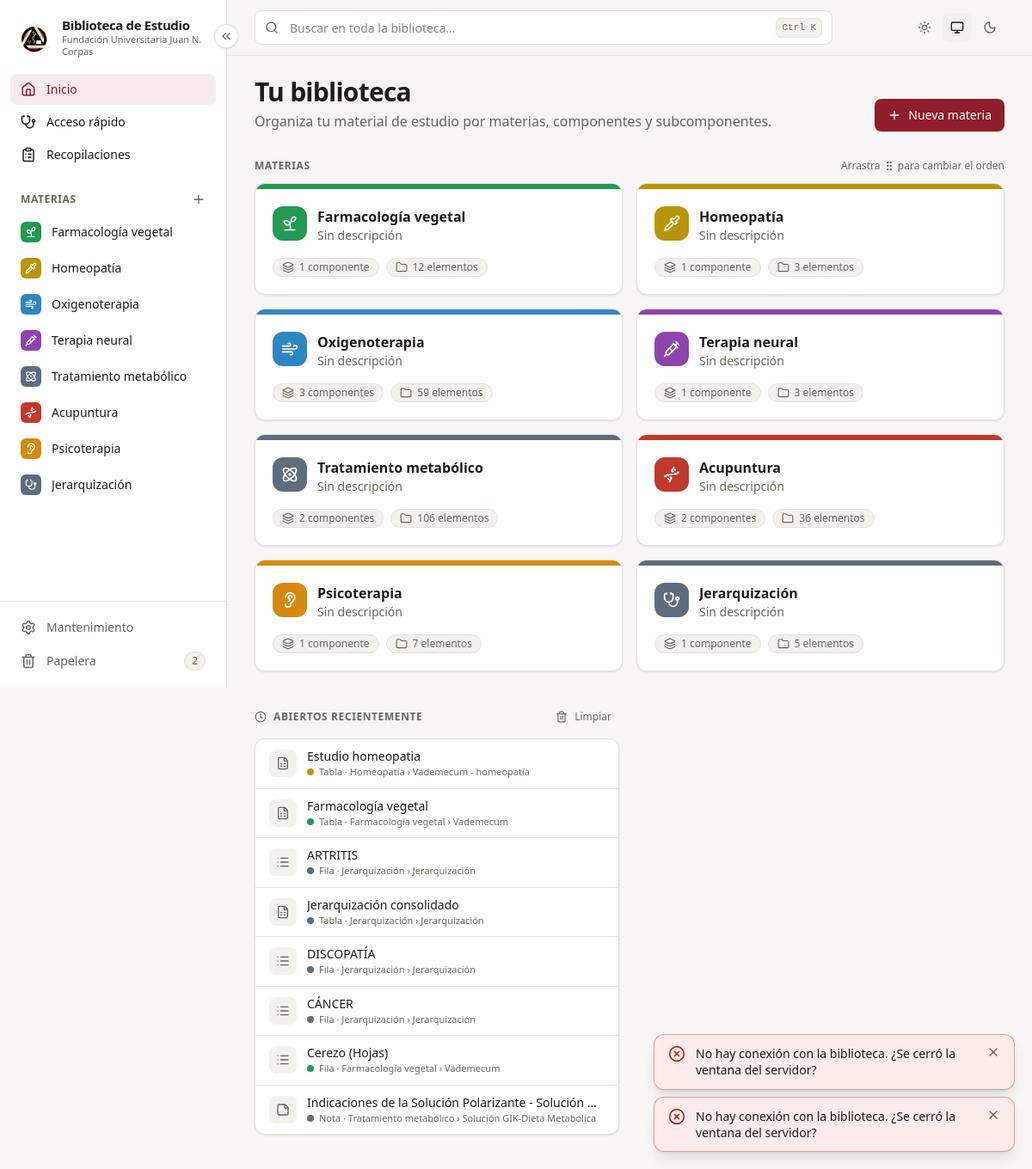
The page / on the database its author committed.
### tables this page shows
CREATE TABLE materias (
        id           INTEGER PRIMARY KEY,
        nombre       TEXT    NOT NULL,
        slug         TEXT    NOT NULL,
        descripcion  TEXT    NOT NULL DEFAULT '',
        color        TEXT    NOT NULL,
        icono        TEXT    NOT NULL,
        orden        INTEGER NOT NULL DEFAULT 0,
        archivada    INTEGER NOT NULL DEFAULT 0,
        papelera_id  INTEGER,
        creado       TEXT    NOT NULL,
        actualizado  TEXT    NOT NULL
    );

CREATE TABLE recientes (
        tipo    TEXT    NOT NULL,      -- tabla | fila | pdf | imagen | nota
        ref_id  INTEGER NOT NULL,
        visto   TEXT    NOT NULL,
        PRIMARY KEY (tipo, ref_id)
    );

### app/routers/paginas.py (the view)
@router.get("/")
def inicio(request: Request, con: sqlite3.Connection = Depends(obtener_db)):
    from ..services import favoritos as fav
    from ..services import imagenes, pdfs
    return pagina(request, con, "paginas/inicio.html",
                  materias=bib.listar_materias(con), archivadas=bib.listar_materias(con, archivadas=True),
                  recientes=fav.recientes(con, 8), favoritos=fav.favoritos(con, 12),
                  ocr_paginas=pdfs.ocr_pendiente_total(con), ocr_imagenes=imagenes.ocr_pendientes(con))

### app/templates/paginas/inicio.html (shortened to what this page needs)
{% extends "base.html" %}
{% from "macros.html" import icono, ficha_materia, vacio, boton_modal, plural %}
{% block contenido %}
<div class="mb-8 flex flex-wrap items-end justify-between gap-4">
  <div>
    <h1 class="text-2xl font-bold tracking-tight sm:text-3xl">Tu biblioteca</h1>
    <p class="mt-1 text-tenue">Organiza tu material de estudio por materias, componentes y subcomponentes.</p>
  </div>
  {% if materias %}{{ boton_modal("/materias/nueva", "Nueva materia") }}{% endif %}
</div>
{% if not materias and not archivadas %}
  {% call vacio("graduation-cap", "Aún no hay materias. Crea la primera",
               "Una materia agrupa todo lo de una asignatura (por ejemplo Anatomía o Farmacología). Dentro podrás crear componentes como «Parcial 1» o «Atlas» y cargar Excel, PDF, imágenes y notas.") %}
    {{ boton_modal("/materias/nueva", "Crear la primera materia") }}
  {% endcall %}
{% else %}
  <section aria-labelledby="t-materias">
    <div class="mb-3 flex items-center justify-between">
      <h2 id="t-materias" class="titulo-seccion">Materias</h2>
      {% if materias|length > 1 %}<p class="hidden text-xs text-tenue sm:block">Arrastra {{ icono("grip-vertical", "inline size-3.5 -mt-0.5") }} para cambiar el orden</p>{% endif %}
    </div>
    {% if materias %}
    <ul class="grid gap-4 sm:grid-cols-2 xl:grid-cols-3 2xl:grid-cols-4" x-data="ordenable" data-url="/materias/orden">
      {% for m in materias %}
      <li data-id="{{ m.id }}" class="tarjeta group relative flex flex-col overflow-hidden transition hover:-translate-y-0.5 hover:border-borde-fuerte">
        <span class="h-1.5 w-full" style="background: {{ m.color_hex }}"></span>
        <div class="flex flex-1 flex-col gap-3 p-5">
          <div class="flex items-start gap-3">
            {{ ficha_materia(m) }}
            <div class="min-w-0 flex-1">
              <h3 class="truncate text-base font-semibold"><a href="/materias/{{ m.id }}" class="after:absolute after:inset-0">{{ m.nombre }}</a></h3>
              <p class="line-clamp-2 text-sm text-tenue">{{ m.descripcion or "Sin descripción" }}</p>
            </div>
          </div>
          <div class="mt-auto flex flex-wrap gap-2 pt-1">
            <span class="chip">{{ icono("layers", "size-3.5") }}{{ plural(m.num_componentes, "componente", "componentes") }}</span>
            <span class="chip">{{ icono("folder", "size-3.5") }}{{ plural(m.num_elementos, "elemento", "elementos") }}</span>
          </div>
        </div>
      </li>
      {% endfor %}
    </ul>
    {% else %}
      <p class="rounded-xl border border-dashed border-borde-fuerte p-6 text-center text-sm text-tenue">Todas tus materias están archivadas.</p>
    {% endif %}
  </section>
  {% if recientes or favoritos %}
  <div class="mt-10 grid gap-6 lg:grid-cols-2">
    {% for titulo_seccion, ic, lista, vacio_txt in [("Abiertos recientemente", "clock", recientes, ""), ("Favoritos", "star", favoritos, "")] %}
    {% if lista %}
    <section>
      <div class="mb-3 flex items-center justify-between gap-2">
        <h2 class="titulo-seccion flex items-center gap-2">{{ icono(ic, "size-3.5") }}{{ titulo_seccion }}</h2>
        {% set ruta, pregunta = ("/recientes/limpiar", "¿Limpiar la lista de abiertos recientemente?") if ic == "clock"
                                else ("/favoritos/limpiar", "¿Quitar todos los favoritos?") %}
        <button type="button" class="btn-fantasma -my-1 px-2 py-1 text-xs" hx-post="{{ ruta }}"
                hx-confirm="{{ pregunta }} Los documentos no se borran." data-confirmar-boton="Limpiar">
          {{ icono("trash-2", "size-3.5") }}Limpiar</button>
      </div>
      <ul class="tarjeta divide-y divide-borde overflow-hidden">
        {% for e in lista %}
        <li><a href="{{ e.url }}" class="flex items-center gap-3 px-4 py-2.5 hover:bg-superficie-2/70">
          <span class="grid size-8 shrink-0 place-items-center rounded-lg bg-superficie-2 text-tenue">{{ icono(e.icono, "size-4") }}</span>
          <span class="min-w-0 flex-1">
            <span class="block truncate text-sm font-medium">{{ e.titulo }}</span>
            <span class="flex items-center gap-1.5 truncate text-[11px] text-tenue"><span class="size-2 shrink-0 rounded-full" style="background: {{ e.color }}"></span>{{ e.nombre_tipo }} · {{ e.ubicacion }}</span>
          </span>
        </a></li>
        {% endfor %}
      </ul>
    </section>
    {% endif %}
    {% endfor %}
  </div>
  {% endif %}
{% endif %}
{% endblock %}

### app/templates/base.html (shortened to what this page needs)
{% from "macros.html" import icono, migas as dibujar_migas %}
<!doctype html>
<html lang="es" data-theme="claro" data-sprite="{{ SPRITE }}">
<head>
  <link rel="stylesheet" href="/static/css/app.css?v={{ version_estaticos() }}">
</head>
<body hx-boost="true">
  <div class="flex min-h-screen">
    {% include "parciales/barra_lateral.html" %}
    <div class="flex min-w-0 flex-1 flex-col">
      <header class="sticky top-0 z-20 border-b border-borde bg-fondo/85 backdrop-blur">
        <div class="flex items-center gap-3 px-4 py-3 sm:px-6 lg:px-8">
          <form action="/buscar" method="get" role="search" class="relative flex-1 max-w-2xl" x-data
                @submit.prevent="$dispatch('abrir-paleta', { q: $refs.global.value })">
            <span class="pointer-events-none absolute left-3 top-1/2 -translate-y-1/2 text-tenue">{{ icono("search") }}</span>
            <input id="buscador-global" x-ref="global" name="q" type="search" value="" autocomplete="off" readonly
                   placeholder="Buscar en toda la biblioteca…"
                   @click="$dispatch('abrir-paleta', { q: '' })"
                   @keydown.enter.prevent="$dispatch('abrir-paleta', { q: '' })" @keydown.space.prevent="$dispatch('abrir-paleta', { q: '' })"
                   class="campo h-10 cursor-pointer pl-10 pr-16 bg-superficie">
            <kbd class="pointer-events-none absolute right-3 top-1/2 hidden -translate-y-1/2 rounded-md border border-borde bg-superficie-2 px-1.5 py-0.5 text-[11px] font-medium text-tenue sm:block"
                 x-text="navigator.platform.toUpperCase().includes('MAC') ? '⌘ K' : 'Ctrl K'">Ctrl K</kbd>
          </form>
          <div class="ml-auto hidden items-center gap-1 sm:flex" x-data role="group" aria-label="Tema de color">
            {% for valor, nombre, ic in [("claro", "Modo claro", "sun"), ("sistema", "Según el sistema", "monitor"), ("oscuro", "Modo oscuro", "moon")] %}
            <button type="button" class="btn-icono" title="{{ nombre }}" aria-label="{{ nombre }}"
                    :class="$store.tema.valor === '{{ valor }}' && 'bg-superficie-2 text-texto'"
                    @click="$store.tema.poner('{{ valor }}')">{{ icono(ic) }}</button>
            {% endfor %}
          </div>
        </div>
      </header>
      <main id="contenido" class="w-full flex-1 px-4 pb-24 pt-6 sm:px-6 lg:px-8 lg:pb-10">
        {% block contenido %}{% endblock %}
      </main>
    </div>
  </div>
  <div x-data="avisos" @aviso.window="mostrar($event.detail)" aria-live="polite"
       class="pointer-events-none fixed bottom-5 right-5 z-[60] flex w-[min(420px,calc(100vw-2.5rem))] flex-col gap-2">
    <template x-for="a in lista" :key="a.id">
      <div class="pointer-events-auto flex items-start gap-3 rounded-xl border px-4 py-3 text-sm shadow-lg"
           :class="{
             'border-exito/30 bg-exito-suave text-texto': a.tipo === 'exito',
             'border-peligro/40 bg-peligro-suave text-texto': a.tipo === 'error',
             'border-alerta/40 bg-alerta-suave text-texto': a.tipo === 'aviso'
           }" x-transition.opacity>
        <span :class="{ 'text-exito': a.tipo === 'exito', 'text-peligro': a.tipo === 'error', 'text-alerta': a.tipo === 'aviso' }">
          <template x-if="a.tipo === 'error'">{{ icono("circle-x", "size-5") }}</template>
        </span>
        <p class="flex-1 leading-snug" x-text="a.mensaje"></p>
        <button type="button" class="-m-1 rounded p-1 text-tenue hover:text-texto" @click="quitar(a.id)" aria-label="Cerrar aviso">{{ icono("x") }}</button>
      </div>
    </template>
  </div>
</body>
</html>

### app/templates/macros.html (shortened to what this page needs)
{% macro icono(nombre, clase="size-4") -%}
<svg class="ic {{ clase }}" aria-hidden="true"><use href="{{ SPRITE }}#{{ nombre }}"/></svg>
{%- endmacro %}
{% macro ficha_materia(m, clase="size-10", tam_icono="size-5") -%}
<span class="grid {{ clase }} shrink-0 place-items-center rounded-xl text-white"
      style="background: {{ m.color_hex }}">{{ icono(m.icono, tam_icono) }}</span>
{%- endmacro %}
{% macro boton_modal(url, texto, nombre_icono="plus", clase="btn-primario") -%}
<button type="button" class="{{ clase }}" hx-get="{{ url }}" hx-target="#modal" hx-swap="innerHTML">
  {{ icono(nombre_icono) }}{{ texto }}
</button>
{%- endmacro %}
{% macro plural(n, singular, plural_) -%}{{ n }} {{ singular if n == 1 else plural_ }}{%- endmacro %}

### app/templates/parciales/barra_lateral.html (shortened to what this page needs)
{% from "macros.html" import icono %}
<aside class="barra-lateral sticky top-0 z-30 hidden h-screen shrink-0 flex-col border-r border-borde bg-superficie lg:flex" aria-label="Menú principal">
  <button type="button" class="boton-plegar absolute -right-3.5 top-7 z-10 grid size-7 place-items-center rounded-full border border-borde bg-superficie text-tenue shadow-sm hover:border-marca hover:text-marca"
          x-data @click="$store.menu.alternar()" :title="$store.menu.plegado ? 'Desplegar menú' : 'Replegar menú'"
          :aria-label="$store.menu.plegado ? 'Desplegar menú' : 'Replegar menú'">
    {{ icono("chevrons-left", "size-4 transition-transform") }}
  </button>
  <a href="/" class="item-menu flex items-center gap-3 px-5 pb-5 pt-5">
    <img src="/static/marca/logo-corpas.png" alt="Escudo de la {{ INSTITUCION }}" class="size-10 shrink-0 object-contain">
    <span class="solo-desplegado leading-tight">
      <strong class="block text-[15px] tracking-tight">{{ NOMBRE_APP }}</strong>
      <span class="block text-[11px] text-tenue">{{ INSTITUCION }}</span>
    </span>
  </a>
  <nav class="flex min-h-0 flex-1 flex-col gap-0.5 overflow-y-auto px-3 pb-3">
    {% set en_inicio = request.url.path == "/" %}
    <a href="/" title="Inicio" class="item-menu flex items-center gap-3 rounded-lg px-3 py-2 text-sm font-medium {{ 'bg-marca-suave text-marca' if en_inicio else 'text-texto hover:bg-superficie-2' }}">
      {{ icono("house", "size-[18px]") }}<span class="solo-desplegado">Inicio</span>
    </a>
    {% set en_dx = request.url.path.startswith("/acceso-rapido") %}
    <a href="/acceso-rapido" title="Acceso rápido por síntomas" class="item-menu flex items-center gap-3 rounded-lg px-3 py-2 text-sm font-medium {{ 'bg-marca-suave text-marca' if en_dx else 'text-texto hover:bg-superficie-2' }}">
      {{ icono("stethoscope", "size-[18px]") }}<span class="solo-desplegado">Acceso rápido</span>
    </a>
    {% set en_recop = request.url.path.startswith("/recopilaciones") %}
    <a href="/recopilaciones" title="Recopilaciones" class="item-menu flex items-center gap-3 rounded-lg px-3 py-2 text-sm font-medium {{ 'bg-marca-suave text-marca' if en_recop else 'text-texto hover:bg-superficie-2' }}">
      {{ icono("clipboard-list", "size-[18px]") }}<span class="solo-desplegado">Recopilaciones</span>
    </a>
    <div class="solo-desplegado mt-5 mb-1 flex items-center justify-between px-3">
      <span class="titulo-seccion">Materias</span>
      <button type="button" class="-mr-1 rounded-md p-1 text-tenue hover:bg-superficie-2 hover:text-marca" title="Nueva materia" aria-label="Nueva materia"
              hx-get="/materias/nueva" hx-target="#modal">{{ icono("plus") }}</button>
    </div>
    {% for m in materias_menu %}
      {% set activa = materia_activa|default(None) == m.id %}
      <a href="/materias/{{ m.id }}" title="{{ m.nombre }}"
         class="item-menu group flex items-center gap-3 rounded-lg px-3 py-2 text-sm {{ 'bg-superficie-2 font-semibold text-texto' if activa else 'text-texto hover:bg-superficie-2' }}">
        <span class="grid size-6 shrink-0 place-items-center rounded-md text-white" style="background: {{ m.color_hex }}">{{ icono(m.icono, "size-3.5") }}</span>
        <span class="solo-desplegado min-w-0 flex-1 truncate">{{ m.nombre }}</span>
      </a>
    {% else %}
      <p class="solo-desplegado px-3 py-2 text-xs text-tenue">Aún no hay materias.</p>
    {% endfor %}
  </nav>
  <div class="flex flex-col gap-0.5 border-t border-borde p-3">
    <a href="/mantenimiento" title="Mantenimiento y respaldos"
       class="item-menu flex items-center gap-3 rounded-lg px-3 py-2 text-sm {{ 'bg-superficie-2 font-semibold' if request.url.path == '/mantenimiento' else 'text-tenue hover:bg-superficie-2 hover:text-texto' }}">
      {{ icono("settings", "size-[18px]") }}<span class="solo-desplegado flex-1">Mantenimiento</span>
    </a>
    <a href="/papelera" title="Papelera"
       class="item-menu flex items-center gap-3 rounded-lg px-3 py-2 text-sm {{ 'bg-superficie-2 font-semibold' if request.url.path == '/papelera' else 'text-tenue hover:bg-superficie-2 hover:text-texto' }}">
      {{ icono("trash-2", "size-[18px]") }}<span class="solo-desplegado flex-1">Papelera</span>
      {% if en_papelera %}<span class="solo-desplegado chip px-2">{{ en_papelera }}</span>{% endif %}
    </a>
  </div>
</aside>

### app/static/css/app.css (style rules this page uses)
:root { color-scheme:light;--fondo:#f7f6f4;--superficie:#fff;--superficie-2:#f3f1ee;--superficie-3:#e9e6e1;--borde:#e5e1db;--borde-fuerte:#d2ccc3;--texto:#1f1b17;--tenue:#6b645c;--marca:#8f1d2c;--marca-fuerte:#721421;--marca-suave:#f8eaec;--sobre-marca:#fff;--oro:#9c7716;--oro-suave:#f7efda;--exito:#1b7a4b;--exito-suave:#e2f3e9;--peligro:#b42318;--peligro-suave:#fdecea;--alerta:#8a5a00;--alerta-suave:#fff3d6;--sombra:0 1px 2px #1f1b170d, 0 1px 3px #1f1b170f;--sombra-alta:0 24px 60px #140c0838 }
.barra-lateral { width:16.5rem;transition:width .2s }

### rows shown on the page
materias: nombre "Farmacología vegetal", descripcion "Sin descripción", n "1 12", singular "componente elementos"
materias: nombre "Homeopatía", descripcion "Sin descripción", n "1 3", singular "componente elementos"
materias: nombre "Oxigenoterapia", descripcion "Sin descripción", n "3 59", singular "componentes elementos"
materias: nombre "Terapia neural", descripcion "Sin descripción", n "1 3", singular "componente elementos"
materias: nombre "Tratamiento metabólico", descripcion "Sin descripción", n "2 106", singular "componentes elementos"
materias: nombre "Acupuntura", descripcion "Sin descripción", n "2 36", singular "componentes elementos"
materias: nombre "Psicoterapia", descripcion "Sin descripción", n "1 7", singular "componente elementos"
materias: nombre "Jerarquización", descripcion "Sin descripción", n "1 5", singular "componente elementos"
recientes: titulo "Estudio homeopatia", nombre_tipo "Tabla", ubicacion "Homeopatía › Vademecum - homeopatía"
recientes: titulo "Farmacología vegetal", nombre_tipo "Tabla", ubicacion "Farmacología vegetal › Vademecum"
recientes: titulo "ARTRITIS", nombre_tipo "Fila", ubicacion "Jerarquización › Jerarquización"
recientes: titulo "Jerarquización consolidado", nombre_tipo "Tabla", ubicacion "Jerarquización › Jerarquización"
recientes: titulo "DISCOPATÍA", nombre_tipo "Fila", ubicacion "Jerarquización › Jerarquización"
recientes: titulo "CÁNCER", nombre_tipo "Fila", ubicacion "Jerarquización › Jerarquización"
recientes: titulo "Cerezo (Hojas)", nombre_tipo "Fila", ubicacion "Farmacología vegetal › Vademecum"
recientes: titulo "Indicaciones de la Solución Polarizante - Solución…", nombre_tipo "Nota", ubicacion "Tratamiento metabólico › Solución GIK-Dieta Metabólica"

### other values the page prints
{{ NOMBRE_APP }} "Biblioteca de Estudio"
{{ INSTITUCION }} "Fundación Universitaria Juan N. Corpas"
{{ en_papelera }} "2"
{{ texto }} "Nueva materia"
{{ titulo_seccion }} "ABIERTOS RECIENTEMENTE"
